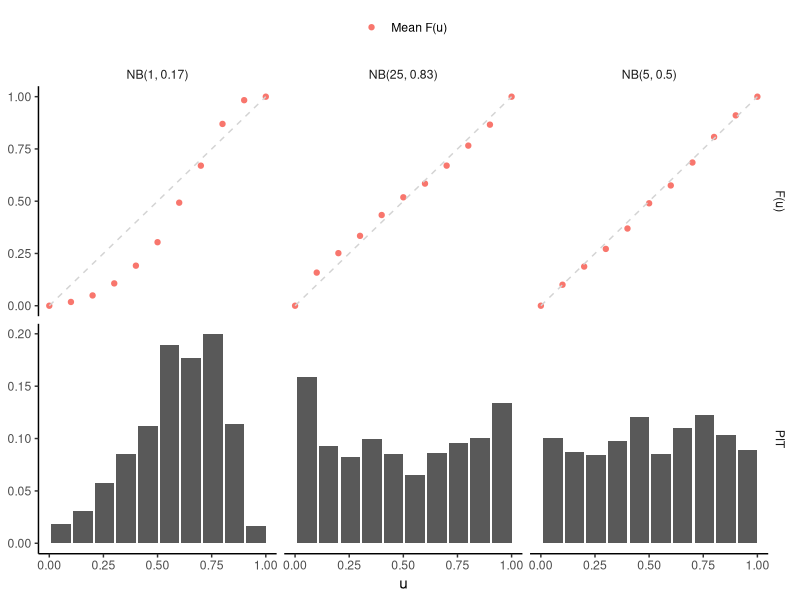

Write R code to recreate this figure.
#!/usr/bin/env Rscript
CWD <- "~/Dokumenter/MAMI/STK_MAT2011_prosjekt/thesis/img/"
setwd(CWD)

library("data.table")
library("ggplot2")
theme_set(theme_classic())

# functions ---------------------------------------------------------------

F_nb <- function(r, p){
  func <- function(y) {
    result <- vector(mode = "numeric", length = length(y))
    result[y < 0] <- 0
    result[y>=0] <- pnbinom(y[y>=0], size=r, prob=p)
    return(result)
  }
  return(func)
}

F_u <- function(x, u, func){
  f_u <- vector(mode="numeric", length = length(x))
  p <- func(x)
  p_1 <- func(x-1)
  f_u[u < p_1] <- 0
  index <- (u >= p_1) & (u <= p)
  f_u[index] <- (u - p_1[index]) / (p[index] - p_1[index])
  f_u[u > p] <- 1
  return(f_u)
} 

# generer data ----------------------------------------------------------
N <- 200
s <- 5
prob <- 1/2
sim_data <- rnbinom(N, size=s, prob=prob)
u <- seq(0, 1, length.out=11)
pit_data <- data.table(r=numeric(), mod=character(), u=numeric(),Fu=numeric())
mean_pit <- data.table(mod=character(), u=numeric(), mean_FU=numeric())

for (params in list(c(1,1/6), c(s, prob), c(25, 5/6))){
  r = params[1]
  p = params[2]
  mod <- paste("NB(", r, ", ", round(p,digits = 2),")", sep="")
  PIT <- unlist(lapply(u, F_u, x=sim_data, func=F_nb(r, p)))
  PIT <- data.table(r=r, mod=mod, u=rep(u, each=N), Fu=PIT)
  pit_data <- rbind(pit_data, PIT)
  mean_pit <- rbind(mean_pit, PIT[,.(mean_FU=mean(Fu, na.rm = TRUE)),by=u][,mod:=mod])
}
# plot --------------------------------------------------------------------


pit_plot <- ggplot(pit_data[,type:="F(u)"], aes(x=u, y=Fu)) +
  geom_col(data=mean_pit[,.(u,type="PIT", pit= mean_FU-shift(mean_FU,n=1)),by=mod],
              aes(y=pit),just=1) +
  geom_point(data=mean_pit[,type:="F(u)"],aes(y=mean_FU, color="Mean F(u)")) +
  geom_line(aes(y=u), linetype=2, color="lightgrey") +
  facet_grid(cols=vars(mod), rows = vars(type), scale="free_y") +
  theme(axis.title.y = element_blank(),
        strip.background = element_blank(),
        legend.position = "top",
        legend.title = element_blank())
 
ggsave("pit_explain.pdf", pit_plot, units="cm", width = 15, height = 10)